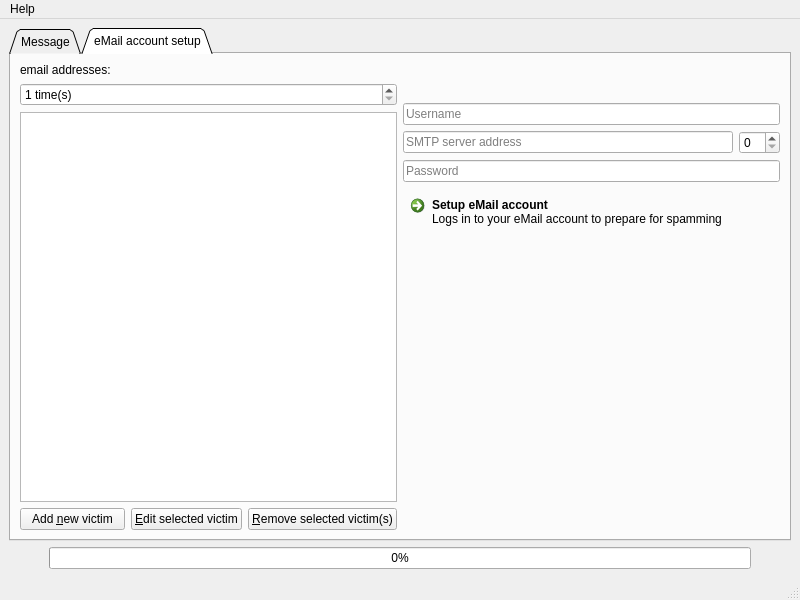
<?xml version="1.0" encoding="UTF-8"?>
<ui version="4.0">
 <class>MainWindow</class>
 <widget class="QMainWindow" name="MainWindow">
  <property name="geometry">
   <rect>
    <x>0</x>
    <y>0</y>
    <width>800</width>
    <height>600</height>
   </rect>
  </property>
  <property name="windowTitle">
   <string>Spam4u</string>
  </property>
  <widget class="QWidget" name="centralwidget">
   <layout class="QHBoxLayout" name="horizontalLayout_3">
    <item>
     <layout class="QVBoxLayout" name="verticalLayout">
      <item>
       <widget class="QTabWidget" name="tabWidget">
        <property name="tabPosition">
         <enum>QTabWidget::North</enum>
        </property>
        <property name="tabShape">
         <enum>QTabWidget::Triangular</enum>
        </property>
        <property name="currentIndex">
         <number>1</number>
        </property>
        <widget class="QWidget" name="tab">
         <attribute name="title">
          <string>Message</string>
         </attribute>
         <layout class="QHBoxLayout" name="horizontalLayout_6">
          <item>
           <layout class="QHBoxLayout" name="horizontalLayout_5">
            <item>
             <widget class="QPlainTextEdit" name="messageEdit"/>
            </item>
            <item>
             <widget class="QCommandLinkButton" name="beginSpammingButton">
              <property name="text">
               <string>Begin spamming</string>
              </property>
              <property name="autoDefault">
               <bool>false</bool>
              </property>
              <property name="description">
               <string>Begins spamming the selected eMail addresses with the message</string>
              </property>
             </widget>
            </item>
           </layout>
          </item>
         </layout>
        </widget>
        <widget class="QWidget" name="tab_2">
         <attribute name="title">
          <string>eMail account setup</string>
         </attribute>
         <layout class="QVBoxLayout" name="verticalLayout_8">
          <item>
           <layout class="QHBoxLayout" name="horizontalLayout_7">
            <item>
             <layout class="QVBoxLayout" name="verticalLayout_7">
              <item>
               <layout class="QVBoxLayout" name="verticalLayout_2">
                <item>
                 <widget class="QLabel" name="label">
                  <property name="text">
                   <string>email addresses:</string>
                  </property>
                 </widget>
                </item>
                <item>
                 <widget class="QSpinBox" name="sendTimeSpinBox">
                  <property name="toolTip">
                   <string>How many times to send an email to a person.</string>
                  </property>
                  <property name="suffix">
                   <string> time(s)</string>
                  </property>
                  <property name="prefix">
                   <string/>
                  </property>
                  <property name="minimum">
                   <number>1</number>
                  </property>
                  <property name="maximum">
                   <number>256</number>
                  </property>
                 </widget>
                </item>
               </layout>
              </item>
              <item>
               <layout class="QVBoxLayout" name="verticalLayout_6">
                <item>
                 <widget class="QListWidget" name="victimListWidget">
                  <property name="selectionMode">
                   <enum>QAbstractItemView::ExtendedSelection</enum>
                  </property>
                 </widget>
                </item>
                <item>
                 <layout class="QHBoxLayout" name="horizontalLayout_2">
                  <item>
                   <widget class="QPushButton" name="addVictimButton">
                    <property name="text">
                     <string>Add &amp;new victim</string>
                    </property>
                   </widget>
                  </item>
                  <item>
                   <widget class="QPushButton" name="editSelectedVictimButton">
                    <property name="text">
                     <string>&amp;Edit selected victim</string>
                    </property>
                   </widget>
                  </item>
                  <item>
                   <widget class="QPushButton" name="removeSelectedVictimButton">
                    <property name="text">
                     <string>&amp;Remove selected victim(s)</string>
                    </property>
                   </widget>
                  </item>
                 </layout>
                </item>
               </layout>
              </item>
             </layout>
            </item>
            <item>
             <layout class="QVBoxLayout" name="verticalLayout_5">
              <item>
               <layout class="QVBoxLayout" name="verticalLayout_4">
                <item>
                 <spacer name="verticalSpacer_2">
                  <property name="orientation">
                   <enum>Qt::Vertical</enum>
                  </property>
                  <property name="sizeType">
                   <enum>QSizePolicy::Fixed</enum>
                  </property>
                  <property name="sizeHint" stdset="0">
                   <size>
                    <width>20</width>
                    <height>40</height>
                   </size>
                  </property>
                 </spacer>
                </item>
                <item>
                 <layout class="QVBoxLayout" name="verticalLayout_3">
                  <item>
                   <widget class="QLineEdit" name="usernameEdit">
                    <property name="readOnly">
                     <bool>false</bool>
                    </property>
                    <property name="placeholderText">
                     <string>Username</string>
                    </property>
                   </widget>
                  </item>
                  <item>
                   <layout class="QHBoxLayout" name="horizontalLayout">
                    <item>
                     <widget class="QLineEdit" name="smtpServerEdit">
                      <property name="placeholderText">
                       <string>SMTP server address</string>
                      </property>
                     </widget>
                    </item>
                    <item>
                     <widget class="QSpinBox" name="portSpinBox">
                      <property name="toolTip">
                       <string>Port</string>
                      </property>
                     </widget>
                    </item>
                   </layout>
                  </item>
                  <item>
                   <widget class="QLineEdit" name="passwordEdit">
                    <property name="inputMask">
                     <string/>
                    </property>
                    <property name="echoMode">
                     <enum>QLineEdit::Password</enum>
                    </property>
                    <property name="placeholderText">
                     <string>Password</string>
                    </property>
                   </widget>
                  </item>
                 </layout>
                </item>
                <item>
                 <widget class="QCommandLinkButton" name="setupMailAccountButton">
                  <property name="text">
                   <string>Setup eMail account</string>
                  </property>
                  <property name="description">
                   <string>Logs in to your eMail account to prepare for spamming</string>
                  </property>
                 </widget>
                </item>
               </layout>
              </item>
              <item>
               <spacer name="verticalSpacer">
                <property name="orientation">
                 <enum>Qt::Vertical</enum>
                </property>
                <property name="sizeType">
                 <enum>QSizePolicy::Fixed</enum>
                </property>
                <property name="sizeHint" stdset="0">
                 <size>
                  <width>20</width>
                  <height>198</height>
                 </size>
                </property>
               </spacer>
              </item>
             </layout>
            </item>
           </layout>
          </item>
         </layout>
        </widget>
       </widget>
      </item>
      <item>
       <layout class="QHBoxLayout" name="horizontalLayout_4">
        <item>
         <spacer name="horizontalSpacer">
          <property name="orientation">
           <enum>Qt::Horizontal</enum>
          </property>
          <property name="sizeType">
           <enum>QSizePolicy::Fixed</enum>
          </property>
          <property name="sizeHint" stdset="0">
           <size>
            <width>40</width>
            <height>20</height>
           </size>
          </property>
         </spacer>
        </item>
        <item>
         <widget class="QProgressBar" name="progressBar">
          <property name="value">
           <number>0</number>
          </property>
          <property name="textVisible">
           <bool>true</bool>
          </property>
          <property name="orientation">
           <enum>Qt::Horizontal</enum>
          </property>
          <property name="invertedAppearance">
           <bool>false</bool>
          </property>
          <property name="textDirection">
           <enum>QProgressBar::TopToBottom</enum>
          </property>
         </widget>
        </item>
        <item>
         <spacer name="horizontalSpacer_2">
          <property name="orientation">
           <enum>Qt::Horizontal</enum>
          </property>
          <property name="sizeType">
           <enum>QSizePolicy::Fixed</enum>
          </property>
          <property name="sizeHint" stdset="0">
           <size>
            <width>40</width>
            <height>20</height>
           </size>
          </property>
         </spacer>
        </item>
       </layout>
      </item>
     </layout>
    </item>
   </layout>
  </widget>
  <widget class="QMenuBar" name="menubar">
   <property name="geometry">
    <rect>
     <x>0</x>
     <y>0</y>
     <width>800</width>
     <height>21</height>
    </rect>
   </property>
   <widget class="QMenu" name="menuHelp">
    <property name="title">
     <string>Help</string>
    </property>
    <addaction name="actionGitHub_project"/>
    <addaction name="actionGitHub_wiki"/>
    <addaction name="actionProject_page"/>
    <addaction name="separator"/>
    <addaction name="actionAbout_Spam4u"/>
   </widget>
   <addaction name="menuHelp"/>
  </widget>
  <widget class="QStatusBar" name="statusbar"/>
  <action name="actionGitHub_project">
   <property name="text">
    <string>GitHub project</string>
   </property>
  </action>
  <action name="actionGitHub_wiki">
   <property name="text">
    <string>GitHub wiki</string>
   </property>
  </action>
  <action name="actionProject_page">
   <property name="text">
    <string>Project page</string>
   </property>
  </action>
  <action name="actionAbout_Spam4u">
   <property name="text">
    <string>About Spam4u</string>
   </property>
  </action>
 </widget>
 <resources/>
 <connections/>
</ui>
